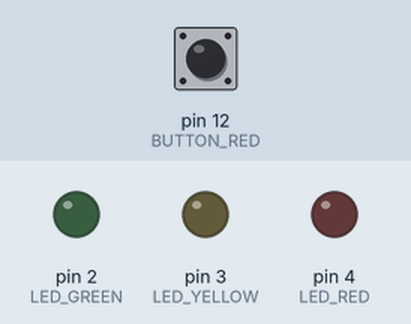
Simulated run of this sketch. Board: Arduino Uno, built with avr-gcc and run on an emulated ATmega328P. Parts: output pins drawn as LEDs (lit = HIGH). Inputs (shaded band) come from the test bench; at power-on: pin 12 (BUTTON_RED) LOW.

Above: at 1.2 s.
1.3 s: pin 12 (BUTTON_RED) pulled HIGH for 0.15 s
At 1.9 s:
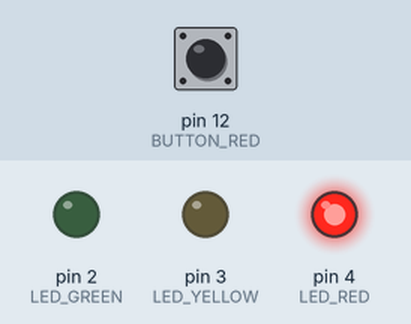
4.4 s: pin 12 (BUTTON_RED) pulled HIGH for 1 s
At 7.7 s:
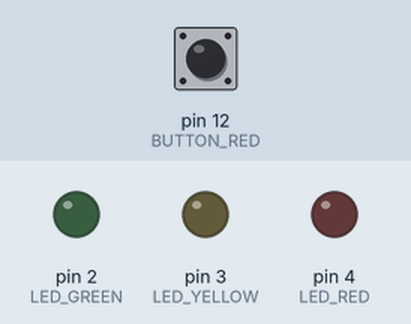
8.4 s: pin 12 (BUTTON_RED) pulled HIGH for 3.2 s
At 9.7 s:
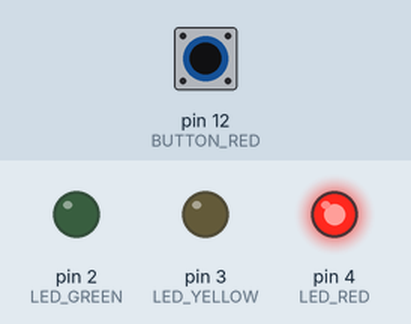
Timing chart, 0 to 12.9 s (numbered marks = the images above; inputs shaded):
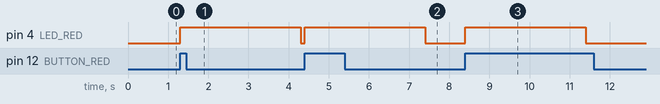

The sketch:

Assignment_2_Priority_Switch.ino
```cpp
// DEFINE LED AND BUTTON

const int LED_RED = 4;
const int LED_YELLOW = 3;
const int LED_GREEN = 2;

const int BUTTON_RED = 12;
const int BUTTON_YELLOW = 11;
const int BUTTON_GREEN = 10;

// LED STATE

bool is_red_active = false;
bool is_yellow_active = false;
bool is_green_active = false;

// Time

int red_timer = 0;
int yellow_timer = 0;
int green_timer = 0;

// BUTTON CHECK

bool is_red_button_pressed = false;
bool is_yellow_button_pressed = false;
bool is_green_button_pressed = false;

// DEBOUNCE DELAY

unsigned long debounce_delay = 50;

void setup()
{
    pinMode(LED_RED, OUTPUT);
    pinMode(LED_YELLOW, OUTPUT);
    pinMode(LED_GREEN, OUTPUT);

    pinMode(BUTTON_RED, INPUT);
    pinMode(BUTTON_YELLOW, INPUT);
    pinMode(BUTTON_GREEN, INPUT_PULLUP);
}

void loop()
{
    if (digitalRead(BUTTON_RED) == HIGH)
    {
        if (is_red_active && !is_red_button_pressed)
        {
            digitalWrite(LED_RED, LOW);

            is_red_active = false;
            red_timer = 0;
        }
        else if (!is_red_active && !is_red_button_pressed)
        {
            digitalWrite(LED_RED, HIGH);

            is_red_active = true;
            red_timer = millis();
        }
        is_red_button_pressed = true;
    }
    else
    {
        is_red_button_pressed = false;
        delay(50);
    }
    if (isTimePassed(red_timer, 3000) && is_red_active)
    {
        digitalWrite(LED_RED,LOW);

        is_red_active = false;
        red_timer = 0;
    }
}

bool isTimePassed(long last_run, int delay)
{
    return (millis() >= last_run + delay);
}
```

Measured:
- after the input at 1.3 s, pin 4 (LED_RED): LOW → HIGH at once, → LOW 3.0 s later
- after the input at 4.4 s, pin 4 (LED_RED): LOW → HIGH at once, → LOW 3.0 s later
- after the input at 8.4 s, pin 4 (LED_RED): LOW → HIGH at once, → LOW 3.0 s later
